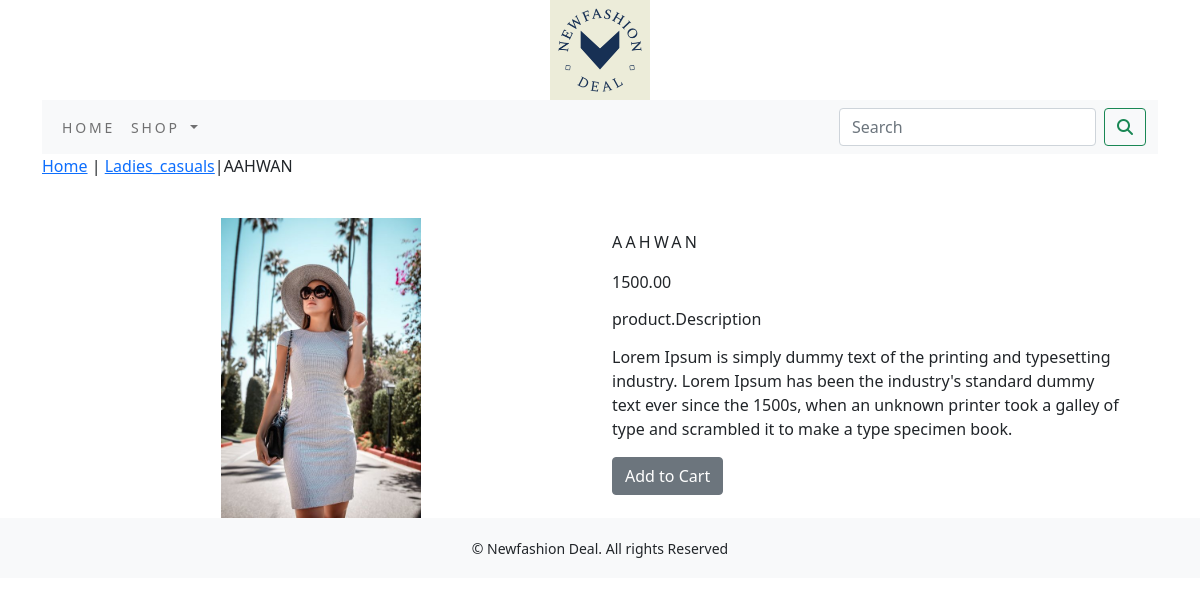
The app's page /slug/ladies_casuals/aahwan/ with its own data.
### ecommerceapp/models.py (models this page shows, shortened)
class Product(models.Model):
    name=models.CharField(max_length=250,unique=True)
    slug=models.SlugField(max_length=250,unique=True)
    description=models.TextField(blank=True)
    price=models.DecimalField(max_digits=10,decimal_places=2)
    category=models.ForeignKey(Category,on_delete=models.CASCADE)
    image = models.ImageField(upload_to='Product', blank=True)
    stock=models.IntegerField()
    avilable=models.BooleanField(default=True)
    created=models.DateTimeField(auto_now_add=True)
    updated=models.DateTimeField(auto_now=True)
    class Meta:
         ordering=('name',)
         verbose_name='Product'
         verbose_name_plural='Products'

class Category(models.Model):
    name=models.CharField(max_length=250,unique=True)
    slug=models.SlugField(max_length=250,unique=True)
    description=models.TextField(blank=True)
    image=models.ImageField(upload_to='category',blank=True)
    class Meta:
         ordering=('name',)
         verbose_name='category'
         verbose_name_plural='categories'
    def get_url(self):
        return reverse('ecommerceapp:product_by_category', args=[self.slug])
    def __str__(self):
        return '{}'.format(self.name)

### ecommerceapp/views.py (the view)
# urls.py: path('slug/<slug:c_slug>/<slug:product_slug>/', views.proDetail, name='prodCatdetail')
def proDetail(request,c_slug,product_slug):
    try:
        product=Product.objects.get(category__slug=c_slug,slug=product_slug)
    except Exception as e:
        raise e
    return render(request,'product.html',{'product':product})

### cart_app/context_processors.py (called while the page is built)
def counter(request):
    item_count=0
    if 'admin' in request.path:
        return {}
    else:
        try:
            cart=Cart.objects.filter(cart_id=_cart_id(request))
            cart_items=CartItem.objects.all().filter(cart=cart[:1])
            for car_item in cart_items:
                item_count += car_item.quantity
        except Cart.DoesNotExist:
            item_count = 0
    return dict(item_count=item_count)

### cart_app/views.py (called while the page is built)
def _cart_id(request):
    cart_app=request.session.session_key
    if not cart_app:
        cart=request.session.create()
    return cart_app

### ecommerceapp/context_processors.py (called while the page is built)
def menu_links(request):
    links = Category.objects.all()
    return dict(links=links)

### template/product.html (shortened to what this page needs)
{% extends 'base.html' %}
{% load static %}
{% block content %}
<div class="row my_prod_row_class">
    <div class="ma_auto">
        <p> <a href="{% url 'ecommerceapp:allProductCat' %}">Home</a> | <a href ="{{product.category.get_url}}">{{product.category}}</a>|{{product.name}}</p>
    </div>
</div>
<div class="container">
<br>
<div class="row">
    <div class="col-12 col-sm-12 col-md-12 col-lg-6 text-center">
        <div style="min-width:18rem">
            <img src="{{product.image.url}}" alt="{{product.name}}" width="200px;">
        </div>
    </div>
        <div class="col-12 col-sm-12 col-md-12 col-lg-6">
            <div>
            <h1 class="my_prod_title">{{product.name}}</h1>
            <p>{{product.price}}</p>
            <p class="my_title"><h6>product.Description</h6></p>
            <p class="text-justify my_prod_text">{{product.description}}</p>
            {% if product.stock <= 0 %}
            <p class="text-justify my_product_text"><b>Out of stock</b></p>
            {% else %}
            <a class="btn btn-secondary" href="{% url 'cart_app:add_cart' product.id %}">Add to Cart</a>
            {% endif %}
        </div>
    </div>
</div>
</div>
</div>
{% endblock %}

### static/css/custom.css (style rules this page uses)
.my_title { font-size:30px; text_transform:uppercase; letter-spacing:.2em; }
.my_prod_title { font-size:16px; text_transform:uppercase; letter-spacing:.2em; padding-top:15px; padding-bottom:10px; }
.my_prod_text { padding-right:20px; }

### records on screen
Product: category "Ladies_casuals", name "AAHWAN", image (picture), price "1500.00", description "Lorem Ipsum is simply dummy text of the printing and typesetting industry. Lorem Ipsum has been the industry's standard dummy text ever since the 1500s, when an unknown printer took a galley of type and scrambled it to make a type specimen book."
